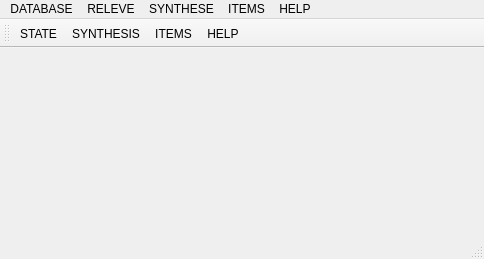
<?xml version="1.0" encoding="UTF-8"?>
<ui version="4.0">
 <class>MainWindow</class>
 <widget class="QMainWindow" name="MainWindow">
  <property name="geometry">
   <rect>
    <x>0</x>
    <y>0</y>
    <width>484</width>
    <height>259</height>
   </rect>
  </property>
  <property name="windowTitle">
   <string>Easy Budget</string>
  </property>
  <property name="locale">
   <locale language="English" country="UnitedStates"/>
  </property>
  <widget class="QWidget" name="centralWidget">
   <layout class="QVBoxLayout" name="verticalLayout">
    <item>
     <widget class="QStackedWidget" name="m_pContainer">
      <property name="currentIndex">
       <number>-1</number>
      </property>
     </widget>
    </item>
   </layout>
  </widget>
  <widget class="QMenuBar" name="menuBar">
   <property name="geometry">
    <rect>
     <x>0</x>
     <y>0</y>
     <width>484</width>
     <height>21</height>
    </rect>
   </property>
   <widget class="QMenu" name="menuRELEVE">
    <property name="title">
     <string>RELEVE</string>
    </property>
    <addaction name="actionDisplayReleve"/>
    <addaction name="actionIMPORT"/>
    <addaction name="actionUPDATE_ITEM"/>
   </widget>
   <widget class="QMenu" name="menuDATABASE">
    <property name="title">
     <string>DATABASE</string>
    </property>
    <addaction name="actionOPEN"/>
   </widget>
   <widget class="QMenu" name="menuSYNTHESE">
    <property name="title">
     <string>SYNTHESE</string>
    </property>
    <addaction name="actionDisplaySynthese"/>
    <addaction name="actionEXPORT"/>
   </widget>
   <widget class="QMenu" name="menuITEMS">
    <property name="title">
     <string>ITEMS</string>
    </property>
    <addaction name="actionDisplayItems"/>
   </widget>
   <widget class="QMenu" name="menuHELP">
    <property name="title">
     <string>HELP</string>
    </property>
   </widget>
   <addaction name="menuDATABASE"/>
   <addaction name="menuRELEVE"/>
   <addaction name="menuSYNTHESE"/>
   <addaction name="menuITEMS"/>
   <addaction name="menuHELP"/>
  </widget>
  <widget class="QToolBar" name="mainToolBar">
   <property name="orientation">
    <enum>Qt::Horizontal</enum>
   </property>
   <property name="iconSize">
    <size>
     <width>32</width>
     <height>32</height>
    </size>
   </property>
   <property name="toolButtonStyle">
    <enum>Qt::ToolButtonTextUnderIcon</enum>
   </property>
   <attribute name="toolBarArea">
    <enum>TopToolBarArea</enum>
   </attribute>
   <attribute name="toolBarBreak">
    <bool>false</bool>
   </attribute>
   <addaction name="actionDisplayReleve"/>
   <addaction name="actionDisplaySynthese"/>
   <addaction name="actionDisplayItems"/>
   <addaction name="actionHELP"/>
  </widget>
  <widget class="QStatusBar" name="statusBar"/>
  <action name="actionIMPORT">
   <property name="text">
    <string>IMPORT</string>
   </property>
  </action>
  <action name="actionOPEN">
   <property name="text">
    <string>OPEN</string>
   </property>
  </action>
  <action name="actionDisplayReleve">
   <property name="icon">
    <iconset resource="resource.qrc">
     <normaloff>:/ico/png/document-open.png</normaloff>:/ico/png/document-open.png</iconset>
   </property>
   <property name="text">
    <string>STATE</string>
   </property>
   <property name="toolTip">
    <string>Display statement</string>
   </property>
  </action>
  <action name="actionDisplaySynthese">
   <property name="icon">
    <iconset resource="resource.qrc">
     <normaloff>:/ico/png/dateedit-32.png</normaloff>:/ico/png/dateedit-32.png</iconset>
   </property>
   <property name="text">
    <string>SYNTHESIS</string>
   </property>
   <property name="toolTip">
    <string>Display synthesis</string>
   </property>
  </action>
  <action name="actionEXPORT">
   <property name="text">
    <string>EXPORT</string>
   </property>
  </action>
  <action name="actionUPDATE_ITEM">
   <property name="text">
    <string>UPDATE ITEM</string>
   </property>
  </action>
  <action name="actionDisplayItems">
   <property name="icon">
    <iconset resource="resource.qrc">
     <normaloff>:/ico/png/apps_bookmark_bar_icon.png</normaloff>:/ico/png/apps_bookmark_bar_icon.png</iconset>
   </property>
   <property name="text">
    <string>ITEMS</string>
   </property>
   <property name="toolTip">
    <string>Display items</string>
   </property>
  </action>
  <action name="actionDisplayMerge">
   <property name="text">
    <string>MERGE</string>
   </property>
  </action>
  <action name="actionHELP">
   <property name="icon">
    <iconset resource="resource.qrc">
     <normaloff>:/ico/png/help-browser.png</normaloff>:/ico/png/help-browser.png</iconset>
   </property>
   <property name="text">
    <string>HELP</string>
   </property>
   <property name="toolTip">
    <string>Display help browser</string>
   </property>
  </action>
 </widget>
 <layoutdefault spacing="6" margin="11"/>
 <resources>
  <include location="resource.qrc"/>
 </resources>
 <connections/>
</ui>
